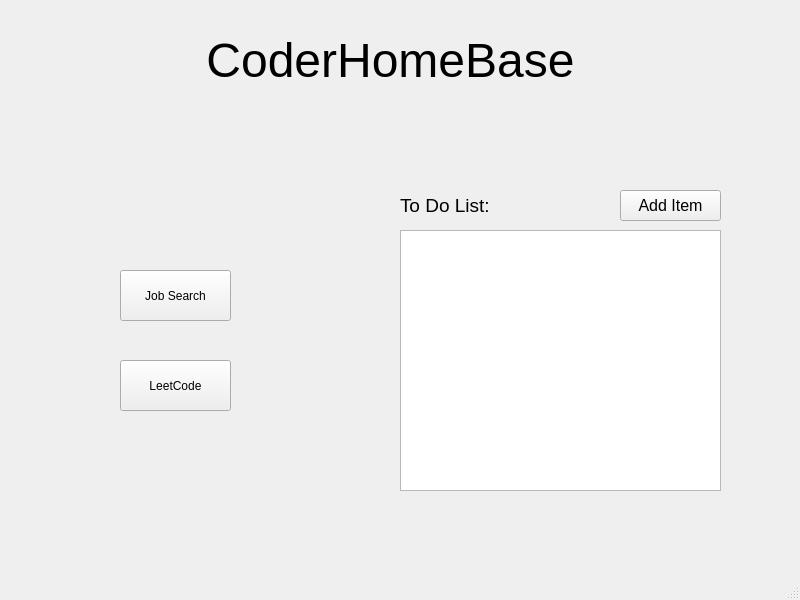
<?xml version="1.0" encoding="UTF-8"?>
<ui version="4.0">
 <class>MainWindow</class>
 <widget class="QMainWindow" name="MainWindow">
  <property name="geometry">
   <rect>
    <x>0</x>
    <y>0</y>
    <width>800</width>
    <height>600</height>
   </rect>
  </property>
  <property name="windowTitle">
   <string>MainWindow</string>
  </property>
  <widget class="QWidget" name="centralwidget">
   <widget class="QLabel" name="label">
    <property name="geometry">
     <rect>
      <x>170</x>
      <y>30</y>
      <width>441</width>
      <height>61</height>
     </rect>
    </property>
    <property name="font">
     <font>
      <pointsize>36</pointsize>
     </font>
    </property>
    <property name="text">
     <string>CoderHomeBase</string>
    </property>
    <property name="alignment">
     <set>Qt::AlignmentFlag::AlignCenter</set>
    </property>
   </widget>
   <widget class="QPushButton" name="pushButton">
    <property name="geometry">
     <rect>
      <x>120</x>
      <y>270</y>
      <width>111</width>
      <height>51</height>
     </rect>
    </property>
    <property name="text">
     <string>Job Search</string>
    </property>
   </widget>
   <widget class="QPushButton" name="pushButton_2">
    <property name="geometry">
     <rect>
      <x>120</x>
      <y>360</y>
      <width>111</width>
      <height>51</height>
     </rect>
    </property>
    <property name="text">
     <string>LeetCode</string>
    </property>
   </widget>
   <widget class="QListView" name="listView">
    <property name="geometry">
     <rect>
      <x>400</x>
      <y>230</y>
      <width>321</width>
      <height>261</height>
     </rect>
    </property>
    <property name="autoFillBackground">
     <bool>false</bool>
    </property>
   </widget>
   <widget class="QLabel" name="label_2">
    <property name="geometry">
     <rect>
      <x>400</x>
      <y>190</y>
      <width>121</width>
      <height>31</height>
     </rect>
    </property>
    <property name="text">
     <string>&lt;html&gt;&lt;head/&gt;&lt;body&gt;&lt;p&gt;&lt;span style=&quot; font-size:14pt;&quot;&gt;To Do List:&lt;/span&gt;&lt;/p&gt;&lt;/body&gt;&lt;/html&gt;</string>
    </property>
   </widget>
   <widget class="QPushButton" name="pushButton_3">
    <property name="geometry">
     <rect>
      <x>620</x>
      <y>190</y>
      <width>101</width>
      <height>31</height>
     </rect>
    </property>
    <property name="font">
     <font>
      <pointsize>12</pointsize>
     </font>
    </property>
    <property name="text">
     <string>Add Item</string>
    </property>
   </widget>
  </widget>
  <widget class="QMenuBar" name="menubar">
   <property name="geometry">
    <rect>
     <x>0</x>
     <y>0</y>
     <width>800</width>
     <height>22</height>
    </rect>
   </property>
  </widget>
  <widget class="QStatusBar" name="statusbar"/>
 </widget>
 <resources/>
 <connections/>
</ui>
